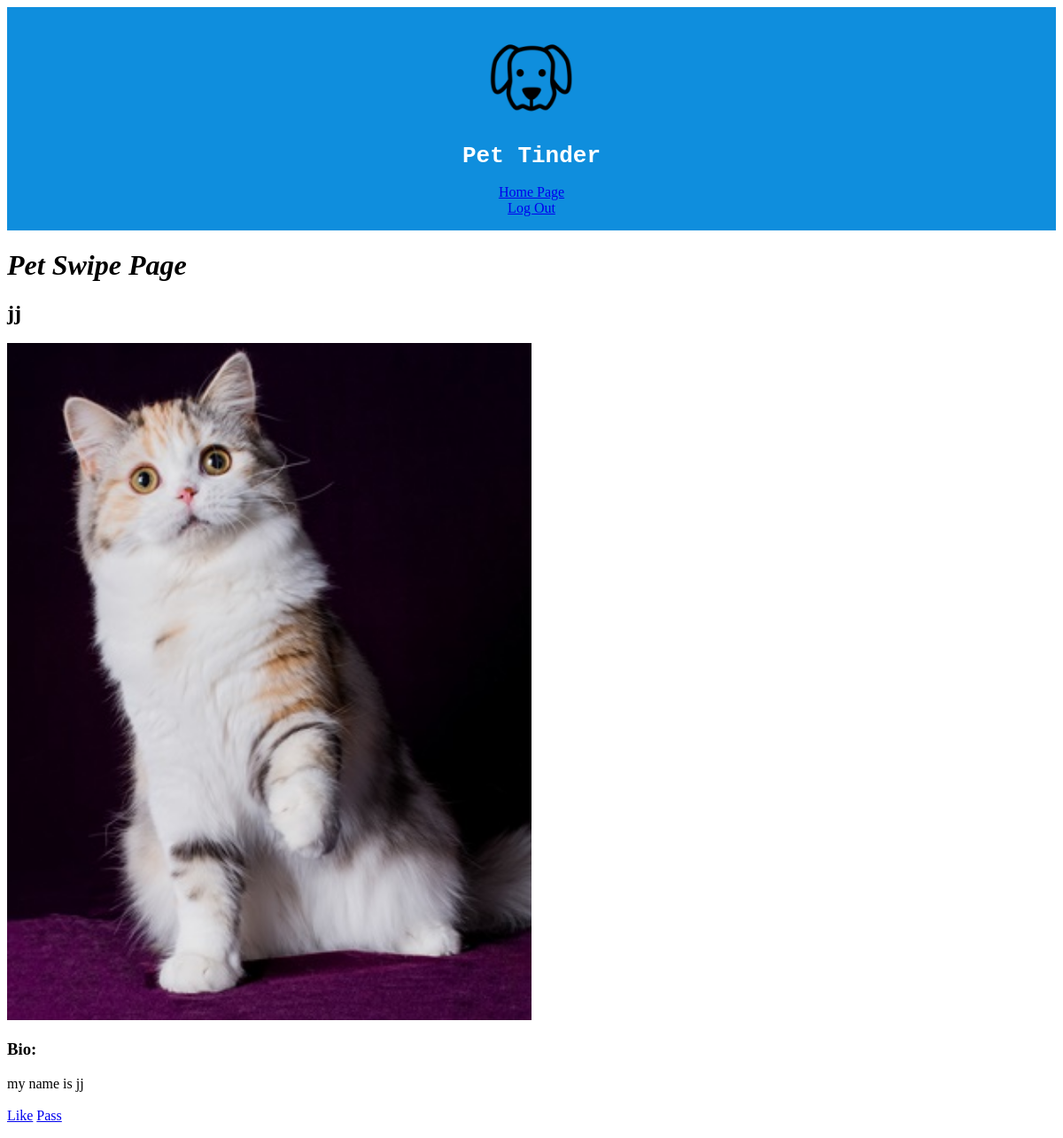
The page /swipe/ (signed in) on the database its author committed.
### petlist/models.py (models this page shows, shortened)
class Pets(models.Model):
    user=models.ForeignKey(User)
    pet_name=models.CharField(max_length=30)
    pet_photo=models.ImageField(upload_to='photos')
    pet_bio=models.TextField()

### swipe/views.py (the view)
# urls.py: url(r'^swipe/$',views.index,name='index'),
@login_required
def index(request):
    try:
        petTinder=(Pets.objects
                   .exclude(user=request.user)
                   .order_by('?')[0])
        likedAlready=(PetVote.objects
                   .filter(user_id=request.user.id)
                   .filter(pet_id=petTinder.id)
                    )
    except IndexError:
        petTinder=None
        likedAlready=None
    context=dict(petTinder=petTinder, likedAlready=likedAlready)
    return render(request,'index.html',context)

### swipe/templates/index.html (shortened to what this page needs)
<!DOCTYPE html>
<html>
<head>
  {% load static %}
  <link rel="stylesheet" type="text/css" href="{% static "stylesheet.css" %}">
</head>
<body>
  <div class="page-header">
      <img class="site-icon" src="{% static 'favicon.ico' %}" alt="Logo">
      <h1 class="site-title">Pet Tinder</h1>
      <a href="{% url "homepage" %}">Home Page</a><br>
      <a href="{% url "logoutuser" %}">Log Out</a><br>
  </div>
  <h1 class="name">Pet Swipe Page</h1>
  <div class="petTinder">
      {% if petTinder %}
      <h2>{{petTinder.pet_name}}</h2>
      <img class="profpic" src= "{{petTinder.pet_photo.url}}" alt="No Pet Photo Available">
      <div class="bio">
        <h3>Bio:</h3>
        <p>
        {{petTinder.pet_bio}}<br><br>
        {% if likedAlready %}
          {% for voted in likedAlready %}
            {% if voted.vote %}
              <h3>You already "liked" this pet!</h3>
              <a href="{% url "index" %}">Next Swipe</a><br>
            {% else %}
              <h3>You already "passed" on this pet!</h3>
              <a href="{% url "index" %}">Next Swipe</a><br>
            {% endif %}
          {% endfor %}
        {% else %}
          <a href="{% url "like" pet_id=petTinder.id %}">Like</a>
          <a href="{% url "nah" pet_id=petTinder.id %}">Pass</a>
        {% endif %}
      {% else %}
        Wait for more pets nearby!
      {% endif %}
      </p>
      </div>
  </div>
</body>
</html>

### static/stylesheet.css (style rules this page uses)
.site-title { font-family: monospace; }
.page-header { padding: 1em; color: white; background-color: #0f8edd; clear: left; text-align: center; }
.site-icon { height: 10%; width: 10%; }
.profpic { height: 50%; width: 50%; }
.name { font-style: italic; }

### rows shown on the page
Pets: pet_name "jj", pet_photo (picture), pet_bio "my name is jj"
